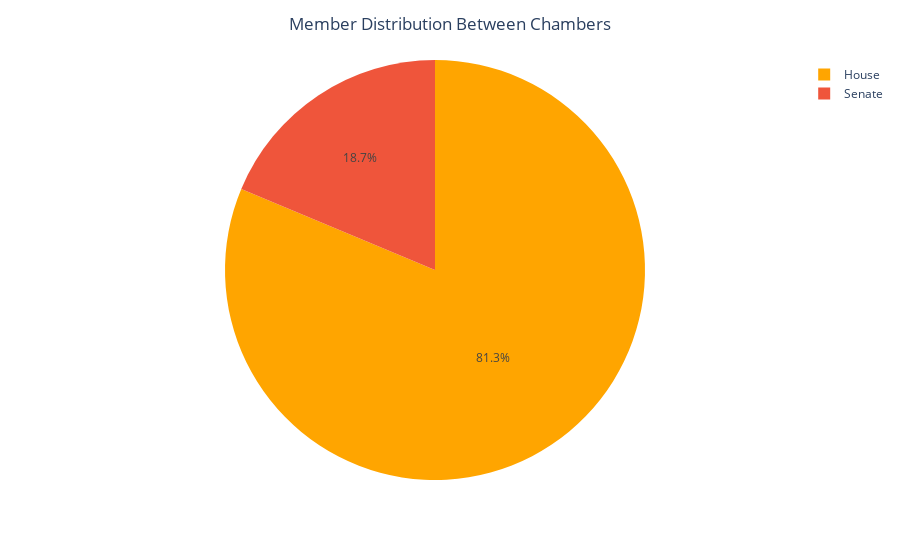

The notebook cell saved with this chart:
### Code cell
mem_hr=435
mem_s=100
chambers =['House', 'Senate']
fig3 = px.pie(df, values=[mem_hr, mem_s], names= chambers, color=chambers,
             color_discrete_map={'House':'orange',
                                 'Senate':'EF553B',
                                 })
fig3.update_layout(title = {'text': "Member Distribution Between Chambers",'x':0.5,'xanchor': 'center'})
fig3.show()

### Figure 1 — Plotly figure (JSON) as saved in the notebook; plotly's stock layout.template omitted (floating-point values rounded to 4 significant figures)
{"data": [{"customdata": [["House"], ["Senate"]], "domain": {"x": [0, 1], "y": [0, 1]}, "hovertemplate": "color=%{customdata[0]}<br>label=%{label}<br>value=%{value}<extra></extra>", "labels": ["House", "Senate"], "legendgroup": "", "marker": {"colors": ["orange", "EF553B"]}, "name": "", "showlegend": true, "type": "pie", "values": [435, 100]}], "layout": {"legend": {"tracegroupgap": 0}, "margin": {"t": 60}, "title": {"text": "Member Distribution Between Chambers", "x": 0.5, "xanchor": "center"}}}
